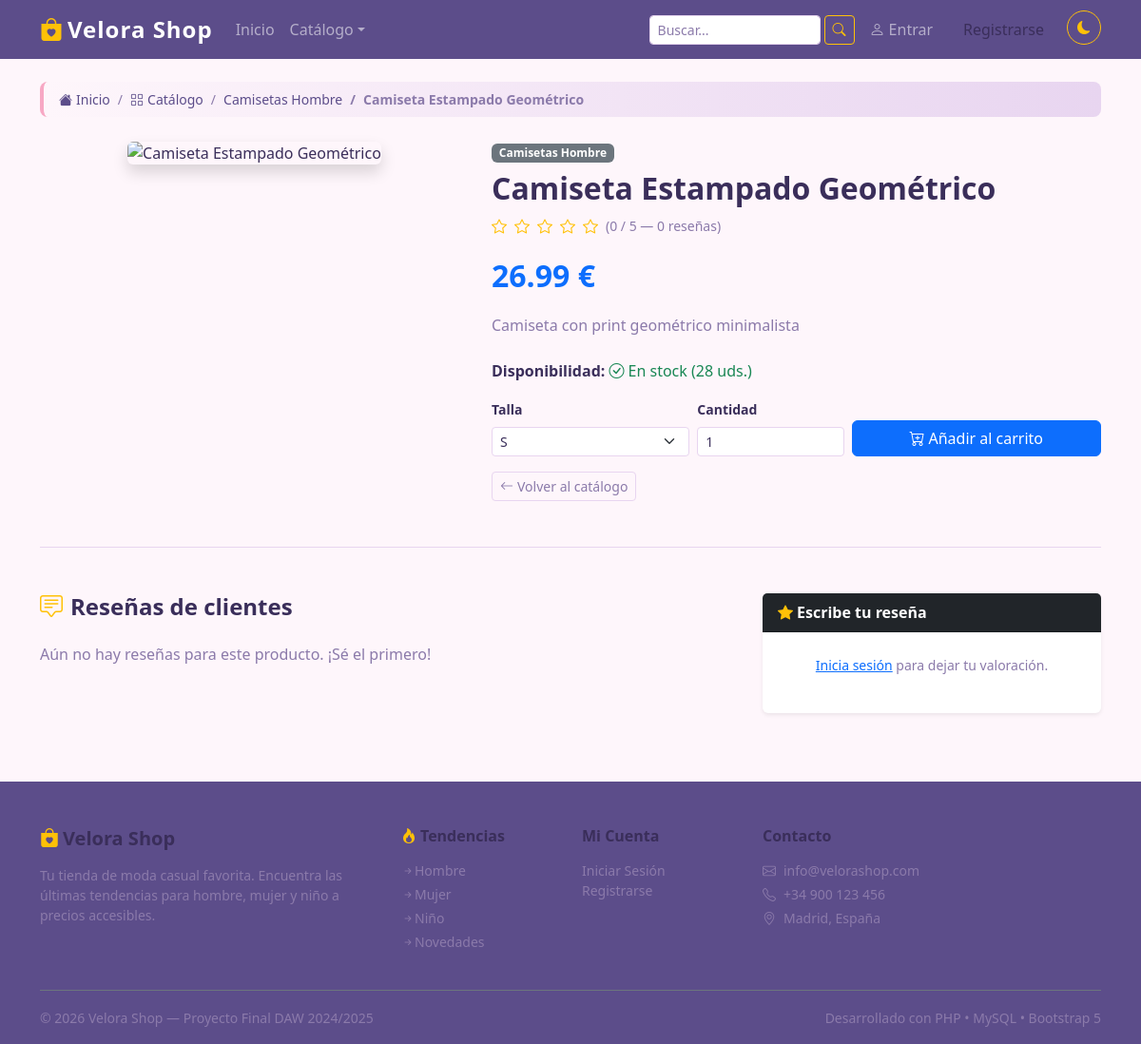
The app's page /public/?action=producto&id=53 with its own data.
### tables this page shows
CREATE TABLE `producto` (
  `id` int(11) NOT NULL,
  `nombre` varchar(200) NOT NULL,
  `descripcion` text DEFAULT NULL,
  `precio` decimal(10,2) NOT NULL,
  `precio_oferta` decimal(10,2) DEFAULT NULL,
  `stock` int(11) NOT NULL DEFAULT 0,
  `imagen` varchar(255) DEFAULT NULL,
  `id_categoria` int(11) NOT NULL,
  `destacado` tinyint(1) NOT NULL DEFAULT 0,
  `activo` tinyint(1) NOT NULL DEFAULT 1,
  `talla` varchar(50) DEFAULT NULL,
  `color` varchar(50) DEFAULT NULL,
  `created_at` timestamp NOT NULL DEFAULT current_timestamp()
);

CREATE TABLE `categoria` (
  `id` int(11) NOT NULL,
  `nombre` varchar(100) NOT NULL,
  `descripcion` text DEFAULT NULL,
  `imagen` varchar(255) DEFAULT NULL,
  `genero` enum('hombre','mujer','niño','unisex') NOT NULL DEFAULT 'unisex',
  `activo` tinyint(1) NOT NULL DEFAULT 1,
  `created_at` timestamp NOT NULL DEFAULT current_timestamp()
);

### controllers/ProductController.php (called while the page is built, shortened)
<?php
require_once __DIR__ . '/../models/Product.php';
require_once __DIR__ . '/../models/Review.php';
class ProductController
{
    private Product  $productModel;
    private Review   $reviewModel;
    public function __construct()
    {
        $this->productModel  = new Product();
        $this->reviewModel   = new Review();
    }
    public function detalle(int $id): void
    {
        $producto = $this->productModel->getById($id);
        $valoraciones = $this->reviewModel->getByProducto($id);
        $media        = $this->reviewModel->getMedia($id);
        require __DIR__ . '/../views/shop/product.php';
    }
}

### models/Product.php (called while the page is built, shortened)
<?php
require_once __DIR__ . '/../config/database.php';
class Product
{
    private PDO $pdo;
    public function __construct()
    {
        $this->pdo = getConnection();
    }
    public function getById(int $id): ?array
    {
        $stmt = $this->pdo->prepare(
            "SELECT p.*, c.nombre AS categoria_nombre, c.genero
             FROM producto p
             JOIN categoria c ON p.id_categoria = c.id
             WHERE p.id = ? AND p.activo = 1"
        );
        $stmt->execute([$id]);
        return $stmt->fetch() ?: null;
    }
}

### config/database.php (called while the page is built, shortened)
<?php
function getConnection(): PDO {
    static $pdo = null;
    if ($pdo === null) {
    $dsn = "mysql:host=" . DB_HOST .
            ";dbname=" . DB_NAME .
            ";charset=" . DB_CHARSET;
    try {
        $pdo = new PDO($dsn, DB_USER, DB_PASS, [
            PDO::ATTR_ERRMODE => PDO::ERRMODE_EXCEPTION,
            PDO::ATTR_DEFAULT_FETCH_MODE => PDO::FETCH_ASSOC,
            PDO::ATTR_EMULATE_PREPARES => false,
         ]);
    } catch (PDOException $e) {
     die("Error de conexion a la base de datos.");
     }
 }
 return $pdo;
}

### models/Review.php (called while the page is built, shortened)
<?php
require_once __DIR__ . '/../config/database.php';
class Review
{
    private PDO $pdo;
    public function __construct()
    {
        $this->pdo = getConnection();
    }
    public function getByProducto(int $idProducto): array
    {
        $stmt = $this->pdo->prepare(
            "SELECT v.*, u.nombre AS usuario_nombre
             FROM valoracion v
             JOIN usuario u ON v.id_usuario = u.id
             WHERE v.id_producto = ?
             ORDER BY v.fecha DESC"
        );
        $stmt->execute([$idProducto]);
        return $stmt->fetchAll();
    }
    public function getMedia(int $idProducto): float
    {
        $stmt = $this->pdo->prepare(
            "SELECT COALESCE(AVG(puntuacion), 0) FROM valoracion WHERE id_producto = ?"
        );
        $stmt->execute([$idProducto]);
        return round((float) $stmt->fetchColumn(), 1);
    }
}

### views/shop/product.php (the view, shortened to what this page needs)
<?php
$producto     = $producto     ?? [];
$valoraciones = $valoraciones ?? [];
$media        = $media        ?? 0.0;
require __DIR__ . '/../layout/header.php';
?>
<div class="container py-4">
    <nav aria-label="breadcrumb" class="mb-4">
        <ol class="breadcrumb velora-breadcrumb px-3 py-2 rounded-3">
            <li class="breadcrumb-item">
                <a href="<?= BASE_URL ?>/" class="text-decoration-none">
                    <i class="bi bi-house-fill me-1"></i>Inicio
                </a>
            </li>
            <li class="breadcrumb-item">
                <a href="<?= BASE_URL ?>/?action=catalogo" class="text-decoration-none">
                    <i class="bi bi-grid me-1"></i>Catálogo
                </a>
            </li>
            <?php if (!empty($producto['categoria_nombre'])): ?>
            <li class="breadcrumb-item">
                <a href="<?= BASE_URL ?>/?action=catalogo&genero=<?= urlencode($producto['genero'] ?? '') ?>" class="text-decoration-none">
                    <?= htmlspecialchars($producto['categoria_nombre']) ?>
                </a>
            </li>
            <?php endif; ?>
            <li class="breadcrumb-item active fw-semibold" aria-current="page">
                <?= htmlspecialchars($producto['nombre']) ?>
            </li>
        </ol>
    </nav>
    <div class="row g-4">
        <div class="col-md-5 text-center">
            <img src="<?= BASE_URL ?>/../assets/img/products/<?= htmlspecialchars($producto['imagen'] ?? 'default.jpg') ?>"
                 class="img-fluid rounded shadow"
                 alt="<?= htmlspecialchars($producto['nombre']) ?>"
                 style="max-height:420px; object-fit:cover; width:100%;">
        </div>
        <div class="col-md-7">
            <span class="badge bg-secondary mb-2"><?= htmlspecialchars($producto['categoria_nombre']) ?></span>
            <h1 class="h2 fw-bold mb-2"><?= htmlspecialchars($producto['nombre']) ?></h1>
            <div class="d-flex align-items-center gap-2 mb-3">
                <?php for ($i = 1; $i <= 5; $i++): ?>
                    <i class="bi bi-star<?= $i <= round($media) ? '-fill' : '' ?> text-warning"></i>
                <?php endfor; ?>
                <span class="text-muted small">(<?= $media ?> / 5 — <?= count($valoraciones) ?> reseña<?= count($valoraciones) != 1 ? 's' : '' ?>)</span>
            </div>
            <div class="mb-3">
                <?php if (!empty($producto['precio_oferta'])): ?>
                    <span class="text-decoration-line-through text-muted fs-5 me-2"><?= number_format($producto['precio'], 2) ?> €</span>
                    <span class="fs-2 fw-bold text-danger"><?= number_format($producto['precio_oferta'], 2) ?> €</span>
                    <span class="badge bg-danger ms-2">Oferta</span>
                <?php else: ?>
                    <span class="fs-2 fw-bold text-primary"><?= number_format($producto['precio'], 2) ?> €</span>
                <?php endif; ?>
            </div>
            <p class="text-muted mb-4"><?= nl2br(htmlspecialchars($producto['descripcion'] ?? '')) ?></p>
            <p class="mb-3">
                <strong>Disponibilidad:</strong>
                <?php if ($producto['stock'] > 10): ?>
                    <span class="text-success"><i class="bi bi-check-circle me-1"></i>En stock (<?= $producto['stock'] ?> uds.)</span>
                <?php elseif ($producto['stock'] > 0): ?>
                    <span class="text-warning"><i class="bi bi-exclamation-triangle me-1"></i>Últimas unidades (<?= $producto['stock'] ?> disponibles)</span>
                <?php else: ?>
                    <span class="text-danger"><i class="bi bi-x-circle me-1"></i>Sin stock</span>
                <?php endif; ?>
            </p>
            <?php if ($producto['stock'] > 0): ?>
                <?php
                $tallasProducto = [];
                if (!empty($producto['talla'])) {
                    $tallasProducto = array_filter(array_map('trim', explode(',', $producto['talla'])));
                }
                $tieneTallas = !empty($tallasProducto);
                ?>
                <form action="<?= BASE_URL ?>/?action=carrito_anadir" method="POST" class="mb-3">
                    <div class="row g-2 align-items-end">
                        <?php if ($tieneTallas): ?>
                        <div class="col-4">
                            <label class="form-label fw-semibold small">Talla</label>
                            <select name="talla" class="form-select form-select-sm">
                                <?php foreach ($tallasProducto as $t): ?>
                                    <option value="<?= htmlspecialchars($t) ?>"><?= htmlspecialchars($t) ?></option>
                                <?php endforeach; ?>
                            </select>
                        </div>
                        <?php else: ?>
                        <input type="hidden" name="talla" value="">
                        <?php endif; ?>
                        <div class="col-<?= $tieneTallas ? '3' : '7' ?>">
                            <label class="form-label fw-semibold small">Cantidad</label>
                            <input type="number" name="cantidad" value="1"
                                   min="1" max="<?= $producto['stock'] ?>"
                                   class="form-control form-control-sm">
                        </div>
                        <div class="col-5">
                            <button type="submit" class="btn btn-primary w-100">
                                <i class="bi bi-cart-plus me-1"></i>Añadir al carrito
                            </button>
                        </div>
                    </div>
                </form>
            <?php endif; ?>
            <div class="d-flex gap-2 mt-2">
                <a href="<?= BASE_URL ?>/?action=catalogo" class="btn btn-outline-secondary btn-sm">
                    <i class="bi bi-arrow-left me-1"></i>Volver al catálogo
                </a>
            </div>
        </div>
    </div>
    <hr class="my-5">
    <div class="row g-4">
        <div class="col-lg-8">
            <h3 class="h4 fw-bold mb-4"><i class="bi bi-chat-square-text me-2 text-warning"></i>Reseñas de clientes</h3>
            <?php if (!empty($valoraciones)): ?>
                <?php foreach ($valoraciones as $v): ?>
                    <div class="card mb-3 border-0 shadow-sm">
                        <div class="card-body">
                            <div class="d-flex justify-content-between align-items-start">
                                <div>
                                    <span class="fw-semibold"><?= htmlspecialchars($v['usuario_nombre']) ?></span>
                                    <div class="mt-1">
                                        <?php for ($i = 1; $i <= 5; $i++): ?>
                                            <i class="bi bi-star<?= $i <= $v['puntuacion'] ? '-fill' : '' ?> text-warning small"></i>
                                        <?php endfor; ?>
                                    </div>
                                </div>
                                <small class="text-muted"><?= date('d/m/Y', strtotime($v['fecha'])) ?></small>
                            </div>
                            <?php if ($v['comentario']): ?>
                                <p class="mt-2 mb-0 text-muted"><?= htmlspecialchars($v['comentario']) ?></p>
                            <?php endif; ?>
                        </div>
                    </div>
                <?php endforeach; ?>
            <?php else: ?>
                <p class="text-muted">Aún no hay reseñas para este producto. ¡Sé el primero!</p>
            <?php endif; ?>
        </div>
        <div class="col-lg-4">
            <div class="card border-0 shadow-sm">
                <div class="card-header bg-dark text-white fw-bold">
                    <i class="bi bi-star-fill text-warning me-1"></i>Escribe tu reseña
                </div>
                <div class="card-body">
                    <?php if (!empty($_SESSION['usuario_id'])): ?>
                        <form action="<?= BASE_URL ?>/?action=valorar" method="POST">
                <input type="hidden" name="csrf_token" value="<?= htmlspecialchars($_SESSION['csrf_token'] ?? '') ?>">
                            <input type="hidden" name="id_producto" value="<?= $producto['id'] ?>">
                            <div class="mb-3">
                                <label class="form-label fw-semibold small">Puntuación *</label>
                                <div class="d-flex gap-1" id="star-rating">
                                    <?php for ($i = 1; $i <= 5; $i++): ?>
                                        <label class="fs-4 text-warning" style="cursor:pointer;" title="<?= $i ?> estrellas">
                                            <input type="radio" name="puntuacion" value="<?= $i ?>"
                                                   class="d-none" required>
                                            <i class="bi bi-star" id="star-<?= $i ?>"></i>
                                        </label>
                                    <?php endfor; ?>
                                </div>
                            </div>
                            <div class="mb-3">
                                <label class="form-label fw-semibold small">Comentario</label>
                                <textarea name="comentario" class="form-control form-control-sm"
                                          rows="3" placeholder="¿Qué te pareció el producto?"></textarea>
                            </div>
                            <button type="submit" class="btn btn-warning text-dark w-100 fw-bold btn-sm">
                                <i class="bi bi-send me-1"></i>Enviar valoración
                            </button>
                        </form>
                    <?php else: ?>
                        <p class="text-muted small text-center py-2">
                            <a href="<?= BASE_URL ?>/?action=login">Inicia sesión</a> para dejar tu valoración.
                        </p>
                    <?php endif; ?>
                </div>
            </div>
        </div>
    </div>
</div>
<?php require __DIR__ . '/../layout/footer.php'; ?>

### assets/css/style.css (style rules this page uses)
:root { --velora-primary: #5c4d8a; --velora-accent: #f7a8c4; --velora-light-bg: #fef6fb; --velora-card-hover: #fdf0f8; --velora-radius: 12px; --bg-body: #fef6fb; --bg-card: #ffffff; --bg-input: #ffffff; --bg-navbar: #5c4d8a; --bg-footer: #5c4d8a; --bg-table-head: #5c4d8a; --text-main: #3a2e5a; --text-muted-c: #8b7aaa; --border-c: #e8d5f0; --bg-dropdown: #ffffff; --text-dropdown: #3a2e5a; --hero-gradient: linear-gradient(135deg, #c084fc 0%, #f472b6 50%, #fb923c 100%); --btn-filter-hover: #f7a8c4; }
* { transition: background-color 0.3s ease, color 0.3s ease, border-color 0.3s ease; }
body { font-family: 'Segoe UI', Tahoma, Geneva, Verdana, sans-serif; background-color: var(--bg-body); color: var(--text-main); }
a { transition: color 0.2s; }
.form-control, .form-select { background-color: var(--bg-input); border-color: var(--border-c); color: var(--text-main); }
.form-control::placeholder { color: var(--text-muted-c); }
.form-label { color: var(--text-main); }
.card { background-color: var(--bg-card); border-color: var(--border-c); color: var(--text-main); }
.card-title, .card-text, .card-body { color: var(--text-main); }
h1, h2, h3, h4, h5, h6 { color: var(--text-main); }
p, li, span { color: inherit; }
.text-muted { color: var(--text-muted-c) !important; }
.btn-outline-secondary { color: var(--text-muted-c); border-color: var(--border-c); }
.velora-breadcrumb { background: linear-gradient(90deg, var(--velora-light-bg) 0%, var(--border-c) 100%); border-left: 4px solid var(--velora-accent); font-size: 0.875rem; }
.velora-breadcrumb .breadcrumb-item a { color: var(--velora-primary); font-weight: 500; }
.velora-breadcrumb .breadcrumb-item.active { color: var(--text-muted-c); }
.breadcrumb-item + .breadcrumb-item::before { color: var(--text-muted-c); }
hr { border-color: var(--border-c); opacity: 1; }

### records on screen
producto: id_categoria.nombre "Camisetas Hombre", nombre "Camiseta Estampado Geométrico", precio "26.99", descripcion "Camiseta con print geométrico minimalista", stock "28", talla "S"

### other values on screen
$media "0"
count($valoraciones) "0"
